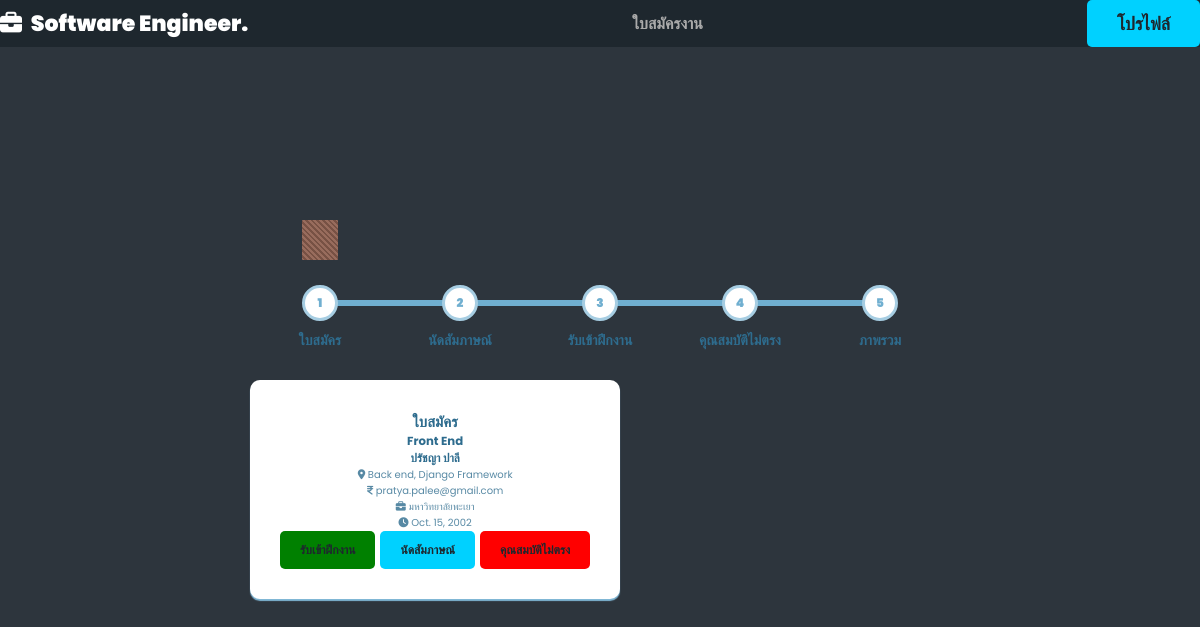
The app's page /home/COMPANY/company3/ (signed in) with its own data.
### usertype/models.py (models this page shows, shortened)
class StudentInfo(models.Model):
    profile = models.ImageField(upload_to="profile/", null=True, blank=True)
    student_id = models.IntegerField(
        unique=True, primary_key=True, null=False, blank=False
    )
    first_name = models.CharField(max_length=100)
    last_name = models.CharField(max_length=100)
    nick_name = models.CharField(max_length=100)
    birthday = models.DateField(null=True, blank=True)
    gender = models.CharField(max_length=200)
    email = models.EmailField()
    phone = models.CharField(max_length=15)
    line_id = models.CharField(max_length=200)
    cv = models.URLField()
    last_job = models.TextField()
    intern_company = models.TextField()
    interest_job = models.TextField()
    skill = models.TextField()
    university = models.CharField(max_length=200)
    faculty = models.TextField(blank=True)
    major = models.TextField(blank=True)
    intern_start = models.DateField(blank=True, null=True)
    intern_end = models.DateField(blank=True, null=True)
    eng_skill = models.CharField(max_length=200)

class Job(models.Model):
    jobname = models.CharField(max_length=255)
    jobdes = models.TextField()
    worktype = models.CharField(max_length=255)
    quality = models.TextField()
    benefit = models.TextField()
    workstart = models.TimeField()
    workend = models.TimeField()
    workday = models.CharField(max_length=255)
    requirement = models.TextField()
    qualifications = models.TextField(blank=True, null=True)
    skills = models.TextField()
    company = models.CharField(max_length=255)
    city = models.CharField(max_length=255)
    country = models.CharField(max_length=255)

### usertype/views.py (the view)
# urls.py: path("home/<str:role>/<str:username>/", views.applyview, name="studentview"),  # Show Student who want to work page
def applyview(request, role, username):
    company = CompanyProfile.objects.get(user__username=username)
    match = Matching.objects.filter(company=company.companyinfo)
    match_id = [m.id for m in match]
    job = [m.job for m in match]
    status = [m.status for m in match]
    showstudent = [m.student for m in match]
    student_id = [s.student_id for s in showstudent]
    interview = [m.interview for m in match]
    students = zip(showstudent, status, job, match_id, student_id, interview)
    return render(request, "usertype/home_com.html", {"students": students, "role": role, "username": username})

### usertype/templates/usertype/home_com.html (shortened to what this page needs)
<!DOCTYPE html>
<html lang="en">
  {% load static %}
  <head>
    <link rel="stylesheet" href="{% static "css/style.css" %}" />
  </head>
  <body>
  {% include "navbarmain.html" %}
  {% include "navbarstatus.html" %}
  </body>
</html>

### usertype/templates/navbarstatus.html (shortened to what this page needs)
{% load static %} <link rel="stylesheet" href="{% static "css/css.css" %}" />
<link rel="stylesheet" href="{% static "css/style.css" %}" />
{% if user.role == 'COMPANY' %}
<body>
  <section>
    <div class="progress">
      <div class="progress_inner">
        <div class="progress_inner__step">
          <label for="step-1">ใบสมัคร</label>
        </div>
        <div class="progress_inner__step">
          <label for="step-2">นัดสัมภาษณ์</label>
        </div>
        <div class="progress_inner__step">
          <label for="step-3">รับเข้าฝึกงาน</label>
        </div>
        <div class="progress_inner__step">
          <label for="step-4">คุณสมบัติไม่ตรง</label>
        </div>
        <div class="progress_inner__step">
          <label for="step-5">ภาพรวม</label>
        </div>
        <div class="progress_inner__bar--set"></div>
        <div class="progress_inner__tabs">
          <div class="tab tab-0">
            <h1>ใบสมัคร</h1>
            <div class="box-container">
              <div class="box">
                {% for showstudent, status, job, match_id, student_id, interview in students %}
                {% if status == "Pending" %}
                <div class="company">
                  <div>
                    <h3>{{ job.jobname }}</h3>
                  </div>
                </div>
                <h3 class="job-title">
                  {{ showstudent.first_name }} {{ showstudent.last_name }}
                </h3>
                <p class="location">
                  <i class="fas fa-map-marker-alt"></i>
                  <span>{{ showstudent.interest_job }}, {{ showstudent.skill }}</span>
                </p>
                <div class="tags">
                  <p>
                    <i class="fas fa-indian-rupee-sign"></i>
                    <span>{{ showstudent.email }}</span>
                  </p>
                  <p>
                    <i class="fas fa-briefcase"></i>
                    <span>{{ showstudent.university }}</span>
                  </p>
                  <p>
                    <i class="fas fa-clock"></i>
                    <span>{{ showstudent.birthday }}</span>
                  </p>
                </div>
                <div class="flex-btn-status">
                  <a href="{% url 'approved' match_id=match_id %}" class="btn-green">รับเข้าฝึกงาน</a>
                  <a href="{% url 'addschedule' match_id=match_id %}" class="btn-bule">นัดสัมภาษณ์</a>
                  <a href="{% url 'rejected' match_id=match_id %}" class="btn-danger">คุณสมบัติไม่ตรง</a>
                </div>
                {% endif %}
                {% endfor %}
              </div>
            </div>
          </div>
        </div>
        <div class="progress_inner__status">
          <div class="box_base"></div>
        </div>
      </div>
    </div>
  </section>
</body>
{% endif %}

### static/css/style.css (style rules this page uses)
:root { --main-color: #00d1ff; --red: red; --light-color: #aaa; --light-bg: #2d353d; --black: #1e272e; --white: #fff; --box-shadow: none; --border: 0.1rem solid rgba(255, 255, 255, 0.3); }
* { font-family: "Poppins", sans-serif; margin: 0; padding: 0; box-sizing: border-box; text-decoration: none; outline: none; border: none; }
html { font-size: 62.5%; overflow-x: hidden; scroll-padding-top: 7rem; scroll-behavior: smooth; }
body { background-color: var(--light-bg); }
section { padding: 2rem; margin: 0 auto; max-width: 1200px; }
.flex-btn-status { display: flex; align-items: center; justify-content: space-between; column-gap: 0.5rem; }
.btn-green, .btn-bule, .btn-danger { display: inline-block; padding: 1rem 2rem; cursor: pointer; font-size: 1.2rem; color: var(--black); border-radius: 0.5rem; text-transform: capitalize; text-align: center; text-decoration: none; }
.btn-green { background-color: green; }
.btn-bule { background-color: var(--main-color); }
.btn-danger { background-color: var(--red); }

### records on screen
StudentInfo: jobname "Front End", first_name "ปรัชญา", last_name "ปาลี", interest_job "Back end", skill "Django Framework", email "pratya.palee@gmail.com", university "มหาวิทยาลัยพะเยา", birthday "Oct. 15, 2002"
